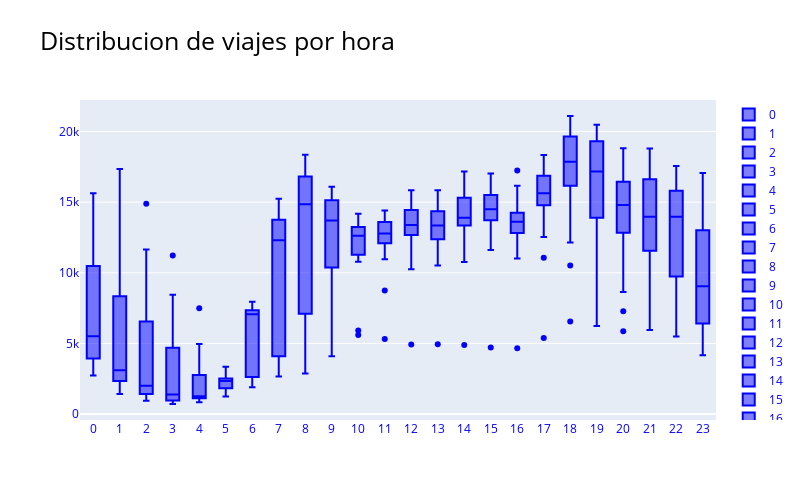

Notebook cell for this chart:
### Code cell
fig = go.Figure()
for idx, i in enumerate(boxes):
    fig.add_trace(go.Box(y=i, name=f[idx],
                marker_color = 'blue'))

fig.update_layout(
    autosize=False,
    width=800,
    height=500,
    font_color="blue",
    title = 'Distribucion de viajes por hora',
    #title_font_family="Times New Roman",
    title_font_color="black",
    title_font_size = 25
    )

fig.show()
